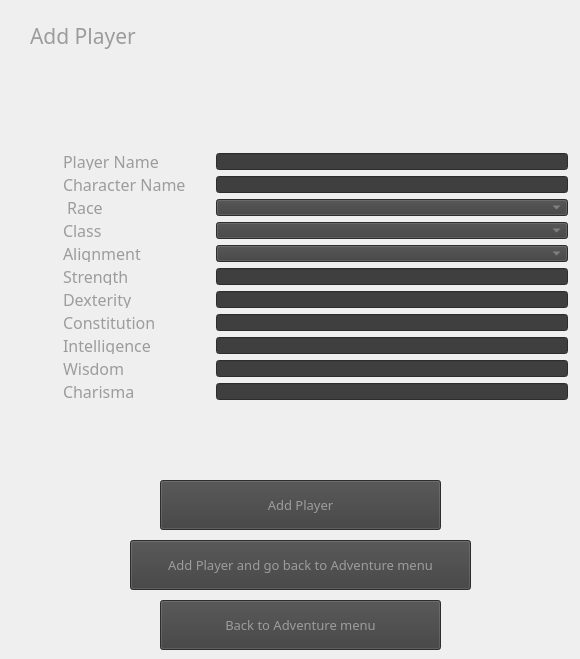
               <widget class="QWidget" name="page_add_player">
                <widget class="QLabel" name="label_add_player">
                 <property name="geometry">
                  <rect>
                   <x>30</x>
                   <y>20</y>
                   <width>291</width>
                   <height>31</height>
                  </rect>
                 </property>
                 <property name="font">
                  <font>
                   <family>Copperplate Gothic Bold</family>
                   <pointsize>16</pointsize>
                  </font>
                 </property>
                 <property name="styleSheet">
                  <string notr="true">color: rgb(156, 156, 156);</string>
                 </property>
                 <property name="text">
                  <string>Add Player</string>
                 </property>
                </widget>
                <widget class="QWidget" name="gridLayoutWidget_3">
                 <property name="geometry">
                  <rect>
                   <x>60</x>
                   <y>150</y>
                   <width>511</width>
                   <height>253</height>
                  </rect>
                 </property>
                 <layout class="QGridLayout" name="gridLayout_add_player">
                  <property name="leftMargin">
                   <number>3</number>
                  </property>
                  <property name="topMargin">
                   <number>3</number>
                  </property>
                  <property name="rightMargin">
                   <number>3</number>
                  </property>
                  <property name="bottomMargin">
                   <number>3</number>
                  </property>
                  <property name="horizontalSpacing">
                   <number>30</number>
                  </property>
                  <item row="0" column="0">
                   <widget class="QLabel" name="label_player_name">
                    <property name="font">
                     <font>
                      <family>Copperplate Gothic Light</family>
                      <pointsize>12</pointsize>
                     </font>
                    </property>
                    <property name="styleSheet">
                     <string notr="true">color: rgb(156, 156, 156);</string>
                    </property>
                    <property name="text">
                     <string>Player Name</string>
                    </property>
                   </widget>
                  </item>
                  <item row="1" column="1">
                   <widget class="QLineEdit" name="lineEdit_character_name">
                    <property name="styleSheet">
                     <string notr="true">color: rgb(156, 156, 156);
background-color: rgb(63, 63, 63);</string>
                    </property>
                   </widget>
                  </item>
                  <item row="3" column="0">
                   <widget class="QLabel" name="label_class">
                    <property name="font">
                     <font>
                      <family>Copperplate Gothic Light</family>
                      <pointsize>12</pointsize>
                     </font>
                    </property>
                    <property name="styleSheet">
                     <string notr="true">color: rgb(156, 156, 156);</string>
                    </property>
                    <property name="text">
                     <string>Class</string>
                    </property>
                   </widget>
                  </item>
                  <item row="3" column="1">
                   <widget class="QComboBox" name="comboBox_class">
                    <property name="styleSheet">
                     <string notr="true">color: rgb(156, 156, 156);
background-color: rgb(63, 63, 63);</string>
                    </property>
                   </widget>
                  </item>
                  <item row="4" column="1">
                   <widget class="QComboBox" name="comboBox_alignment">
                    <property name="styleSheet">
                     <string notr="true">color: rgb(156, 156, 156);
background-color: rgb(63, 63, 63);</string>
                    </property>
                   </widget>
                  </item>
                  <item row="2" column="0">
                   <widget class="QLabel" name="label_race">
                    <property name="font">
                     <font>
                      <family>Copperplate Gothic Light</family>
                      <pointsize>12</pointsize>
                     </font>
                    </property>
                    <property name="styleSheet">
                     <string notr="true">color: rgb(156, 156, 156);</string>
                    </property>
                    <property name="text">
                     <string> Race</string>
                    </property>
                   </widget>
                  </item>
                  <item row="0" column="1">
                   <widget class="QLineEdit" name="lineEdit_player_name">
                    <property name="styleSheet">
                     <string notr="true">
color: rgb(156, 156, 156);
background-color: rgb(63, 63, 63);</string>
                    </property>
                   </widget>
                  </item>
                  <item row="1" column="0">
                   <widget class="QLabel" name="label_character_name">
                    <property name="font">
                     <font>
                      <family>Copperplate Gothic Light</family>
                      <pointsize>12</pointsize>
                     </font>
                    </property>
                    <property name="styleSheet">
                     <string notr="true">color: rgb(156, 156, 156);</string>
                    </property>
                    <property name="text">
                     <string>Character Name</string>
                    </property>
                   </widget>
                  </item>
                  <item row="6" column="1">
                   <widget class="QLineEdit" name="lineEdit_dexterity">
                    <property name="styleSheet">
                     <string notr="true">color: rgb(156, 156, 156);
background-color: rgb(63, 63, 63);</string>
                    </property>
                   </widget>
                  </item>
                  <item row="5" column="1">
                   <widget class="QLineEdit" name="lineEdit_strength">
                    <property name="styleSheet">
                     <string notr="true">color: rgb(156, 156, 156);
background-color: rgb(63, 63, 63);</string>
                    </property>
                   </widget>
                  </item>
                  <item row="4" column="0">
                   <widget class="QLabel" name="label_alignment">
                    <property name="font">
                     <font>
                      <family>Copperplate Gothic Light</family>
                      <pointsize>12</pointsize>
                     </font>
                    </property>
                    <property name="styleSheet">
                     <string notr="true">color: rgb(156, 156, 156);</string>
                    </property>
                    <property name="text">
                     <string>Alignment</string>
                    </property>
                   </widget>
                  </item>
                  <item row="10" column="0">
                   <widget class="QLabel" name="label_charisma">
                    <property name="font">
                     <font>
                      <family>Copperplate Gothic Light</family>
                      <pointsize>12</pointsize>
                     </font>
                    </property>
                    <property name="styleSheet">
                     <string notr="true">color: rgb(156, 156, 156);</string>
                    </property>
                    <property name="text">
                     <string>Charisma</string>
                    </property>
                   </widget>
                  </item>
                  <item row="2" column="1">
                   <widget class="QComboBox" name="comboBox_race">
                    <property name="styleSheet">
                     <string notr="true">color: rgb(156, 156, 156);
background-color: rgb(63, 63, 63);</string>
                    </property>
                   </widget>
                  </item>
                  <item row="5" column="0">
                   <widget class="QLabel" name="label_strength">
                    <property name="font">
                     <font>
                      <family>Copperplate Gothic Light</family>
                      <pointsize>12</pointsize>
                     </font>
                    </property>
                    <property name="styleSheet">
                     <string notr="true">color: rgb(156, 156, 156);</string>
                    </property>
                    <property name="text">
                     <string>Strength</string>
                    </property>
                   </widget>
                  </item>
                  <item row="9" column="0">
                   <widget class="QLabel" name="label_wisdom">
                    <property name="font">
                     <font>
                      <family>Copperplate Gothic Light</family>
                      <pointsize>12</pointsize>
                     </font>
                    </property>
                    <property name="styleSheet">
                     <string notr="true">color: rgb(156, 156, 156);</string>
                    </property>
                    <property name="text">
                     <string>Wisdom</string>
                    </property>
                   </widget>
                  </item>
                  <item row="6" column="0">
                   <widget class="QLabel" name="label_dexterity">
                    <property name="font">
                     <font>
                      <family>Copperplate Gothic Light</family>
                      <pointsize>12</pointsize>
                     </font>
                    </property>
                    <property name="styleSheet">
                     <string notr="true">color: rgb(156, 156, 156);</string>
                    </property>
                    <property name="text">
                     <string>Dexterity</string>
                    </property>
                   </widget>
                  </item>
                  <item row="7" column="0">
                   <widget class="QLabel" name="label_constitution">
                    <property name="font">
                     <font>
                      <family>Copperplate Gothic Light</family>
                      <pointsize>12</pointsize>
                     </font>
                    </property>
                    <property name="styleSheet">
                     <string notr="true">color: rgb(156, 156, 156);</string>
                    </property>
                    <property name="text">
                     <string>Constitution</string>
                    </property>
                   </widget>
                  </item>
                  <item row="8" column="0">
                   <widget class="QLabel" name="label_intelligence">
                    <property name="font">
                     <font>
                      <family>Copperplate Gothic Light</family>
                      <pointsize>12</pointsize>
                     </font>
                    </property>
                    <property name="styleSheet">
                     <string notr="true">color: rgb(156, 156, 156);</string>
                    </property>
                    <property name="text">
                     <string>Intelligence</string>
                    </property>
                   </widget>
                  </item>
                  <item row="7" column="1">
                   <widget class="QLineEdit" name="lineEdit_constitution">
                    <property name="styleSheet">
                     <string notr="true">color: rgb(156, 156, 156);
background-color: rgb(63, 63, 63);</string>
                    </property>
                   </widget>
                  </item>
                  <item row="8" column="1">
                   <widget class="QLineEdit" name="lineEdit_intelligence">
                    <property name="styleSheet">
                     <string notr="true">color: rgb(156, 156, 156);
background-color: rgb(63, 63, 63);</string>
                    </property>
                   </widget>
                  </item>
                  <item row="9" column="1">
                   <widget class="QLineEdit" name="lineEdit_wisdom">
                    <property name="styleSheet">
                     <string notr="true">color: rgb(156, 156, 156);
background-color: rgb(63, 63, 63);</string>
                    </property>
                   </widget>
                  </item>
                  <item row="10" column="1">
                   <widget class="QLineEdit" name="lineEdit_charisma">
                    <property name="styleSheet">
                     <string notr="true">color: rgb(156, 156, 156);
background-color: rgb(63, 63, 63);</string>
                    </property>
                   </widget>
                  </item>
                 </layout>
                </widget>
                <widget class="QPushButton" name="pushButton_add_player">
                 <property name="geometry">
                  <rect>
                   <x>160</x>
                   <y>480</y>
                   <width>281</width>
                   <height>50</height>
                  </rect>
                 </property>
                 <property name="minimumSize">
                  <size>
                   <width>0</width>
                   <height>50</height>
                  </size>
                 </property>
                 <property name="font">
                  <font>
                   <family>Copperplate Gothic Light</family>
                   <pointsize>10</pointsize>
                  </font>
                 </property>
                 <property name="styleSheet">
                  <string notr="true">QPushButton{
	background-color: rgb(63, 63, 63);
	color: rgb(156, 156, 156);
}
QPushButton:hover{
	background-color: rgb(156, 156, 156);
	color: rgb(63, 63, 63);
}
</string>
                 </property>
                 <property name="text">
                  <string>Add Player</string>
                 </property>
                </widget>
                <widget class="QPushButton" name="pushButton_add_back">
                 <property name="geometry">
                  <rect>
                   <x>130</x>
                   <y>540</y>
                   <width>341</width>
                   <height>50</height>
                  </rect>
                 </property>
                 <property name="minimumSize">
                  <size>
                   <width>0</width>
                   <height>50</height>
                  </size>
                 </property>
                 <property name="font">
                  <font>
                   <family>Copperplate Gothic Light</family>
                   <pointsize>10</pointsize>
                  </font>
                 </property>
                 <property name="styleSheet">
                  <string notr="true">QPushButton{
	background-color: rgb(63, 63, 63);
	color: rgb(156, 156, 156);
}
QPushButton:hover{
	background-color: rgb(156, 156, 156);
	color: rgb(63, 63, 63);
}
</string>
                 </property>
                 <property name="text">
                  <string>Add Player and go back to Adventure menu</string>
                 </property>
                </widget>
                <widget class="QPushButton" name="pushButton_back_menu">
                 <property name="geometry">
                  <rect>
                   <x>160</x>
                   <y>600</y>
                   <width>281</width>
                   <height>50</height>
                  </rect>
                 </property>
                 <property name="minimumSize">
                  <size>
                   <width>0</width>
                   <height>50</height>
                  </size>
                 </property>
                 <property name="font">
                  <font>
                   <family>Copperplate Gothic Light</family>
                   <pointsize>10</pointsize>
                  </font>
                 </property>
                 <property name="styleSheet">
                  <string notr="true">QPushButton{
	background-color: rgb(63, 63, 63);
	color: rgb(156, 156, 156);
}
QPushButton:hover{
	background-color: rgb(156, 156, 156);
	color: rgb(63, 63, 63);
}
</string>
                 </property>
                 <property name="text">
                  <string>Back to Adventure menu</string>
                 </property>
                </widget>
               </widget>
